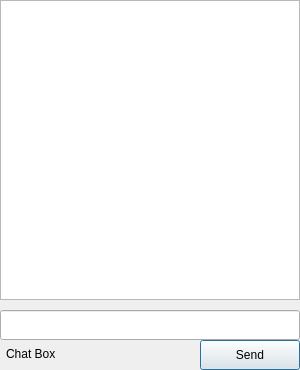
<?xml version="1.0" encoding="UTF-8"?>
<ui version="4.0">
 <class>Chat</class>
 <widget class="QDialog" name="Chat">
  <property name="geometry">
   <rect>
    <x>0</x>
    <y>0</y>
    <width>300</width>
    <height>370</height>
   </rect>
  </property>
  <property name="windowTitle">
   <string>Dialog</string>
  </property>
  <property name="styleSheet">
   <string notr="true">background-image: url(:/new/Images/Images/FlowerPower.jpg);</string>
  </property>
  <widget class="QTextEdit" name="history">
   <property name="geometry">
    <rect>
     <x>0</x>
     <y>0</y>
     <width>300</width>
     <height>300</height>
    </rect>
   </property>
  </widget>
  <widget class="QLineEdit" name="msgLine">
   <property name="geometry">
    <rect>
     <x>0</x>
     <y>310</y>
     <width>300</width>
     <height>30</height>
    </rect>
   </property>
  </widget>
  <widget class="QPushButton" name="send">
   <property name="geometry">
    <rect>
     <x>200</x>
     <y>340</y>
     <width>100</width>
     <height>30</height>
    </rect>
   </property>
   <property name="text">
    <string>Send</string>
   </property>
  </widget>
  <widget class="QLabel" name="label">
   <property name="geometry">
    <rect>
     <x>6</x>
     <y>343</y>
     <width>91</width>
     <height>21</height>
    </rect>
   </property>
   <property name="text">
    <string>Chat Box</string>
   </property>
  </widget>
 </widget>
 <resources/>
 <connections/>
</ui>
